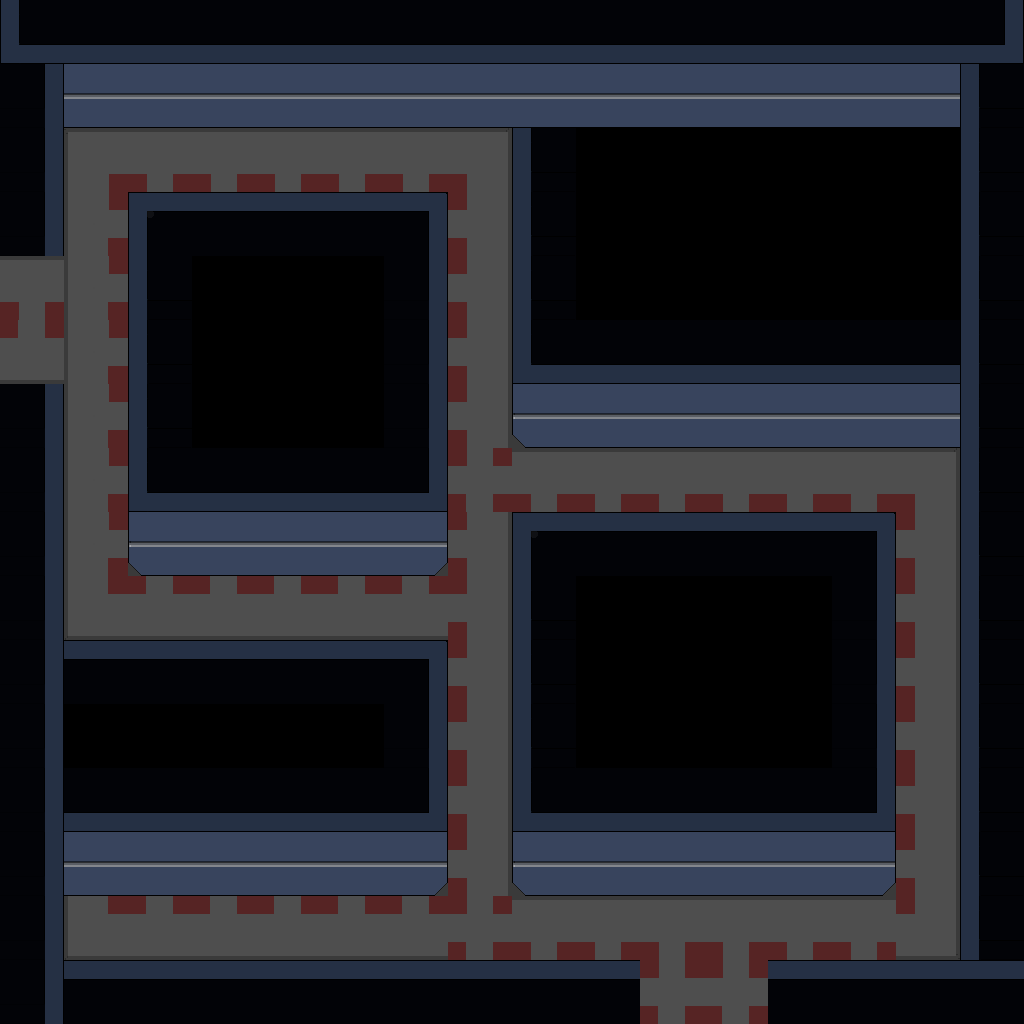

A 2D game scene composited from a Tiled map and its tileset images. What follows is a short description and the map's XML, with every tile layer's data as written:
An orthogonal 16x16 tile map with 64x64 px tiles, 1 tile layer (Tile Layer 1) and 13 objects.

<map version="1.0" orientation="orthogonal" renderorder="left-down" width="16" height="16" tilewidth="64" tileheight="64" nextobjectid="1">
 <tileset firstgid="1" name="Interior 2" tilewidth="64" tileheight="64" tilecount="64" columns="8">
  <image source="../Sprites/Map Tiles.png" width="512" height="512" />
  <tile id="1">
   <objectgroup draworder="index">
    <object id="1" x="0" y="0" width="64" height="64" />
    <object id="2" x="0.5" y="1" width="64" height="63" />
   </objectgroup>
  </tile>
  <tile id="5">
   <objectgroup draworder="index">
    <object id="1" x="0" y="0" width="63.5" height="64.5" />
   </objectgroup>
  </tile>
  <tile id="6">
   <objectgroup draworder="index">
    <object id="1" x="1" y="0" width="62.5" height="63.5" />
   </objectgroup>
  </tile>
  <tile id="7">
   <objectgroup draworder="index">
    <object id="1" x="0.5" y="0" width="63" height="64" />
   </objectgroup>
  </tile>
  <tile id="9">
   <objectgroup draworder="index">
    <object id="1" x="0.5" y="0" width="62.5" height="63.5" />
    <object id="2" x="1" y="1" width="60.5" height="62.5" />
   </objectgroup>
  </tile>
  <tile id="13">
   <objectgroup draworder="index">
    <object id="1" x="0" y="-0.5" width="63.5" height="64" />
   </objectgroup>
  </tile>
  <tile id="14">
   <objectgroup draworder="index">
    <object id="1" x="0" y="0" width="63.5" height="63" />
   </objectgroup>
  </tile>
  <tile id="15">
   <objectgroup draworder="index">
    <object id="1" x="0" y="0" width="63" height="62.5" />
   </objectgroup>
  </tile>
  <tile id="21">
   <objectgroup draworder="index">
    <object id="1" x="0.5" y="-0.5" width="63" height="64.5" />
   </objectgroup>
  </tile>
  <tile id="22">
   <objectgroup draworder="index">
    <object id="1" x="0" y="0" width="63.5" height="64.5" />
   </objectgroup>
  </tile>
  <tile id="23">
   <objectgroup draworder="index">
    <object id="1" x="0" y="-1" width="63.5" height="65" />
   </objectgroup>
  </tile>
 </tileset>
 <layer name="Tile Layer 1" width="16" height="16">
  <data encoding="csv">
14,15,15,15,15,15,15,15,15,15,15,15,15,15,15,16,
10,23,23,23,23,23,23,23,23,23,23,23,23,23,23,2,
10,3,4,4,4,4,4,5,2,0,0,0,0,0,0,2,
10,11,6,7,7,7,8,13,2,0,0,0,0,0,0,2,
4,11,2,0,0,0,10,13,2,0,0,0,0,0,0,2,
20,11,2,0,0,0,10,13,14,15,15,15,15,15,15,2,
10,11,2,0,0,0,10,13,22,23,23,23,23,23,23,2,
10,11,14,15,15,15,16,12,4,4,4,4,4,4,5,2,
10,11,22,23,23,23,24,13,6,7,7,7,7,8,13,2,
10,19,20,20,20,20,20,13,2,0,0,0,0,10,13,2,
10,7,7,7,7,7,8,13,2,0,0,0,0,10,13,2,
10,0,0,0,0,0,10,13,2,0,0,0,0,10,13,2,
10,15,15,15,15,15,16,13,14,15,15,15,15,16,13,2,
10,23,23,23,23,23,24,13,22,23,23,23,23,24,13,2,
10,19,20,20,20,20,20,12,4,4,4,4,4,4,21,2,
10,7,7,7,7,7,7,7,7,7,12,12,7,7,7,7
</data>
 </layer>
</map>